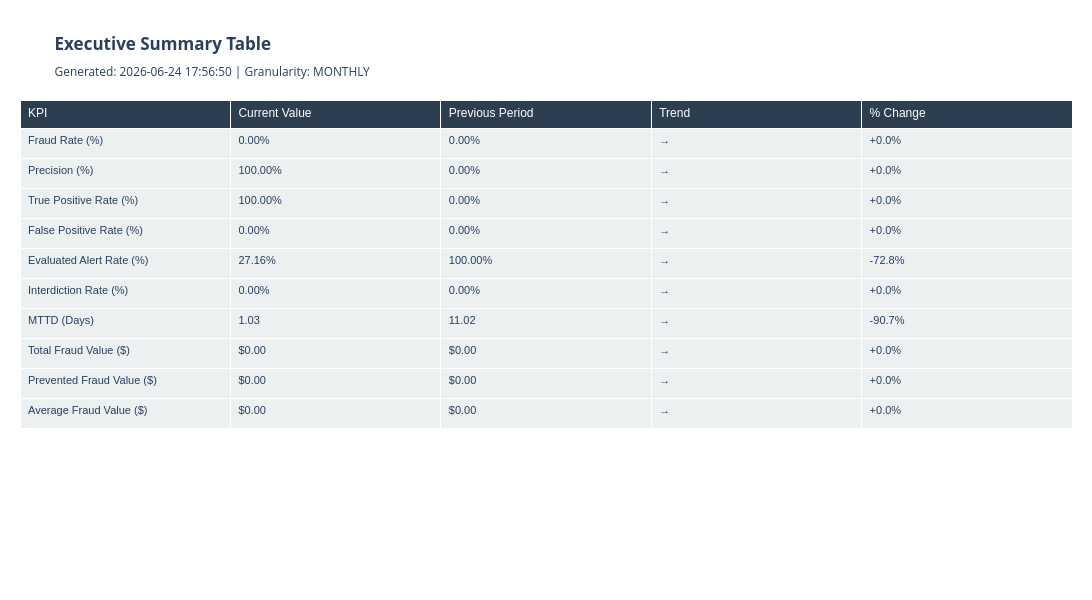

Notebook cell for this chart:
### Code cell
# ============================================================================
# SECTION 8.3: RENDER SUMMARY TABLE (Executive Summary)
# ============================================================================

print("\n" + "="*80)
print("VISUALIZATION: EXECUTIVE SUMMARY TABLE")
print("="*80)

# Create comprehensive summary table
summary_data = {
    'KPI': [
        'Fraud Rate (%)',
        'Precision (%)',
        'True Positive Rate (%)',
        'False Positive Rate (%)',
        'Evaluated Alert Rate (%)',
        'Interdiction Rate (%)',
        'MTTD (Days)',
        'Total Fraud Value ($)',
        'Prevented Fraud Value ($)',
        'Average Fraud Value ($)'
    ],
    'Current Value': [
        f"{current_fraud_rate:.2f}%",
        f"{current_precision:.2f}%",
        f"{current_tpr:.2f}%",
        f"{current_fpr:.2f}%",
        f"{current_evaluated_alert_rate:.2f}%",
        f"{current_interdiction_rate:.2f}%",
        f"{current_mttd:.2f}",
        f"${current_total_fraud_value:,.2f}",
        f"${current_prevented_value:,.2f}",
        f"${current_avg_fraud_value:,.2f}"
    ],
    'Previous Period': [
        f"{fraud_perf_pd['fraud_rate_pct'].iloc[-2]:.2f}%" if len(fraud_perf_pd) >= 2 else "N/A",
        f"{fraud_perf_pd['precision_calc'].iloc[-2]:.2f}%" if len(fraud_perf_pd) >= 2 else "N/A",
        f"{fraud_perf_pd['tpr_calc'].iloc[-2]:.2f}%" if len(fraud_perf_pd) >= 2 else "N/A",
        f"{case_perf_pd['false_positive_rate_pct'].iloc[-2]:.2f}%" if len(case_perf_pd) >= 2 else "N/A",
        f"{alert_perf_pd['evaluated_alert_rate_calc'].iloc[-2]:.2f}%" if len(alert_perf_pd) >= 2 else "N/A",
        f"{alert_perf_pd['overall_interdiction_rate_pct'].iloc[-2]:.2f}%" if len(alert_perf_pd) >= 2 else "N/A",
        f"{case_perf_pd['mttd_days'].iloc[-2]:.2f}" if len(case_perf_pd) >= 2 else "N/A",
        f"${financial_pd['total_fraud_value'].iloc[-2]:,.2f}" if len(financial_pd) >= 2 else "N/A",
        f"${financial_pd['prevented_fraud_value_calc'].iloc[-2]:,.2f}" if len(financial_pd) >= 2 else "N/A",
        f"${financial_pd['average_fraud_value'].iloc[-2]:,.2f}" if len(financial_pd) >= 2 else "N/A"
    ],
    'Trend': [
        trends_df['fraud_rate_direction'].iloc[-1] if len(trends_df) > 0 and 'fraud_rate_direction' in trends_df.columns else "→",
        trends_df['precision_direction'].iloc[-1] if len(trends_df) > 0 and 'precision_direction' in trends_df.columns else "→",
        trends_df['tpr_direction'].iloc[-1] if len(trends_df) > 0 and 'tpr_direction' in trends_df.columns else "→",
        trends_df['fpr_direction'].iloc[-1] if len(trends_df) > 0 and 'fpr_direction' in trends_df.columns else "→",
        trends_df['idr_direction'].iloc[-1] if len(trends_df) > 0 and 'idr_direction' in trends_df.columns else "→",
        trends_df['idr_direction'].iloc[-1] if len(trends_df) > 0 and 'idr_direction' in trends_df.columns else "→",
        "→",
        trends_df['fraud_value_direction'].iloc[-1] if len(trends_df) > 0 and 'fraud_value_direction' in trends_df.columns else "→",
        trends_df['fraud_value_direction'].iloc[-1] if len(trends_df) > 0 and 'fraud_value_direction' in trends_df.columns else "→",
        trends_df['fraud_value_direction'].iloc[-1] if len(trends_df) > 0 and 'fraud_value_direction' in trends_df.columns else "→",
    ],
    '% Change': [
        f"{trends_df['fraud_rate_change_pct'].iloc[-1]:+.1f}%" if len(trends_df) > 0 else "N/A",
        f"{trends_df['precision_change_pct'].iloc[-1]:+.1f}%" if len(trends_df) > 0 else "N/A",
        f"{trends_df['tpr_change_pct'].iloc[-1]:+.1f}%" if len(trends_df) > 0 else "N/A",
        f"{trends_df['fpr_change_pct'].iloc[-1]:+.1f}%" if len(trends_df) > 0 else "N/A",
        f"{trends_df['ear_change_pct'].iloc[-1]:+.1f}%" if len(trends_df) > 0 else "N/A",
        f"{trends_df['idr_change_pct'].iloc[-1]:+.1f}%" if len(trends_df) > 0 else "N/A",
        f"{trends_df['mttd_change_pct'].iloc[-1]:+.1f}%" if len(trends_df) > 0 else "N/A",
        f"{trends_df['fraud_value_change_pct'].iloc[-1]:+.1f}%" if len(trends_df) > 0 else "N/A",
        f"{trends_df['fraud_value_change_pct'].iloc[-1]:+.1f}%" if len(trends_df) > 0 else "N/A",
        f"{trends_df['fraud_value_change_pct'].iloc[-1]:+.1f}%" if len(trends_df) > 0 else "N/A",
    ]
}

summary_table_df = pd.DataFrame(summary_data)

# Create Plotly table
fig_summary = go.Figure(data=[go.Table(
    header=dict(
        values=list(summary_table_df.columns),
        fill_color='#2c3e50',
        align='left',
        font=dict(color='white', size=12, family="Arial")
    ),
    cells=dict(
        values=[summary_table_df[col] for col in summary_table_df.columns],
        fill_color='#ecf0f1',
        align='left',
        font=dict(size=11, family="Arial"),
        height=30
    )
)])

fig_summary.update_layout(
    title=f"<b>Executive Summary Table</b><br><sub>Generated: {pd.Timestamp.now().strftime('%Y-%m-%d %H:%M:%S')} | Granularity: {time_granularity.upper()}</sub>",
    height=600,
    width=1400,
    margin=dict(l=20, r=20, t=100, b=20)
)

print("✓ Executive summary table created with 10 KPIs")
print("  Columns: Current Value, Previous Period, Trend Direction, % Change")

# Display the figure
fig_summary.show()

### Figure 1 — Plotly figure (JSON) as saved in the notebook; plotly's stock layout.template omitted (floating-point values rounded to 4 significant figures)
{"data": [{"cells": {"align": "left", "fill": {"color": "#ecf0f1"}, "font": {"family": "Arial", "size": 11}, "height": 30, "values": [["Fraud Rate (%)", "Precision (%)", "True Positive Rate (%)", "False Positive Rate (%)", "Evaluated Alert Rate (%)", "Interdiction Rate (%)", "MTTD (Days)", "Total Fraud Value ($)", "Prevented Fraud Value ($)", "Average Fraud Value ($)"], ["0.00%", "100.00%", "100.00%", "0.00%", "27.16%", "0.00%", "1.03", "$0.00", "$0.00", "$0.00"], ["0.00%", "0.00%", "0.00%", "0.00%", "100.00%", "0.00%", "11.02", "$0.00", "$0.00", "$0.00"], ["→", "→", "→", "→", "→", "→", "→", "→", "→", "→"], ["+0.0%", "+0.0%", "+0.0%", "+0.0%", "-72.8%", "+0.0%", "-90.7%", "+0.0%", "+0.0%", "+0.0%"]]}, "header": {"align": "left", "fill": {"color": "#2c3e50"}, "font": {"color": "white", "family": "Arial", "size": 12}, "values": ["KPI", "Current Value", "Previous Period", "Trend", "% Change"]}, "type": "table"}], "layout": {"height": 600, "margin": {"b": 20, "l": 20, "r": 20, "t": 100}, "title": {"text": "<b>Executive Summary Table</b><br><sub>Generated: 2026-06-24 17:56:50 | Granularity: MONTHLY</sub>"}, "width": 1400}}
